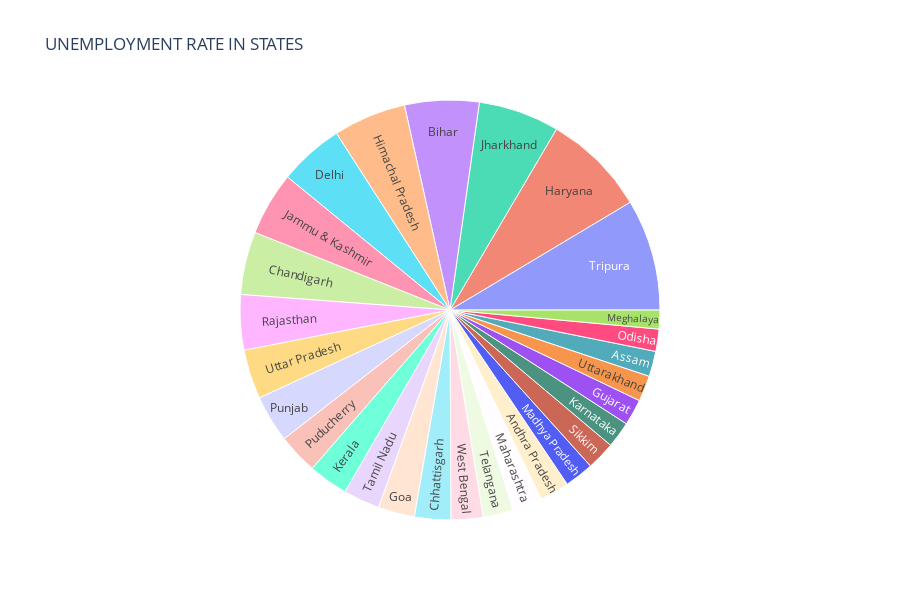

Source (notebook cell):
### Markdown cell above
# SunBurst Chart

### Code cell
import plotly.express as px
ds_unem=ds[["States","Date","Frequency","Estimated Unemployment Rate",
       "Estimated Employed","Estimated Labour participated Rate","Area"]]
unemployed=ds_unem.groupby(["States"])['Estimated Unemployment Rate'].mean().reset_index()
fig = px.sunburst(unemployed, path=["States"], values="Estimated Unemployment Rate",title="UNEMPLOYMENT RATE IN STATES",
                  height=600)
fig.show()

### Figure 1 — Plotly figure (JSON) as saved in the notebook; plotly's stock layout.template omitted (floating-point values rounded to 4 significant figures)
{"data": [{"branchvalues": "total", "domain": {"x": [0, 1], "y": [0, 1]}, "hovertemplate": "labels=%{label}<br>Estimated Unemployment Rate=%{value}<br>parent=%{parent}<br>id=%{id}<extra></extra>", "ids": ["Andhra Pradesh", "Assam", "Bihar", "Chandigarh", "Chhattisgarh", "Delhi", "Goa", "Gujarat", "Haryana", "Himachal Pradesh", "Jammu & Kashmir", "Jharkhand", "Karnataka", "Kerala", "Madhya Pradesh", "Maharashtra", "Meghalaya", "Odisha", "Puducherry", "Punjab", "Rajasthan", "Sikkim", "Tamil Nadu", "Telangana", "Tripura", "Uttar Pradesh", "Uttarakhand", "West Bengal"], "labels": ["Andhra Pradesh", "Assam", "Bihar", "Chandigarh", "Chhattisgarh", "Delhi", "Goa", "Gujarat", "Haryana", "Himachal Pradesh", "Jammu & Kashmir", "Jharkhand", "Karnataka", "Kerala", "Madhya Pradesh", "Maharashtra", "Meghalaya", "Odisha", "Puducherry", "Punjab", "Rajasthan", "Sikkim", "Tamil Nadu", "Telangana", "Tripura", "Uttar Pradesh", "Uttarakhand", "West Bengal"], "name": "", "parents": ["", "", "", "", "", "", "", "", "", "", "", "", "", "", "", "", "", "", "", "", "", "", "", "", "", "", "", ""], "type": "sunburst", "values": [7.477, 6.428, 18.92, 15.99, 9.24, 16.5, 9.274, 6.664, 26.28, 18.54, 16.19, 20.59, 6.676, 10.12, 7.406, 7.558, 4.799, 5.658, 10.22, 12.03, 14.06, 7.249, 9.284, 7.738, 28.35, 12.55, 6.583, 8.125]}], "layout": {"height": 600, "legend": {"tracegroupgap": 0}, "title": {"text": "UNEMPLOYMENT RATE IN STATES"}}}
